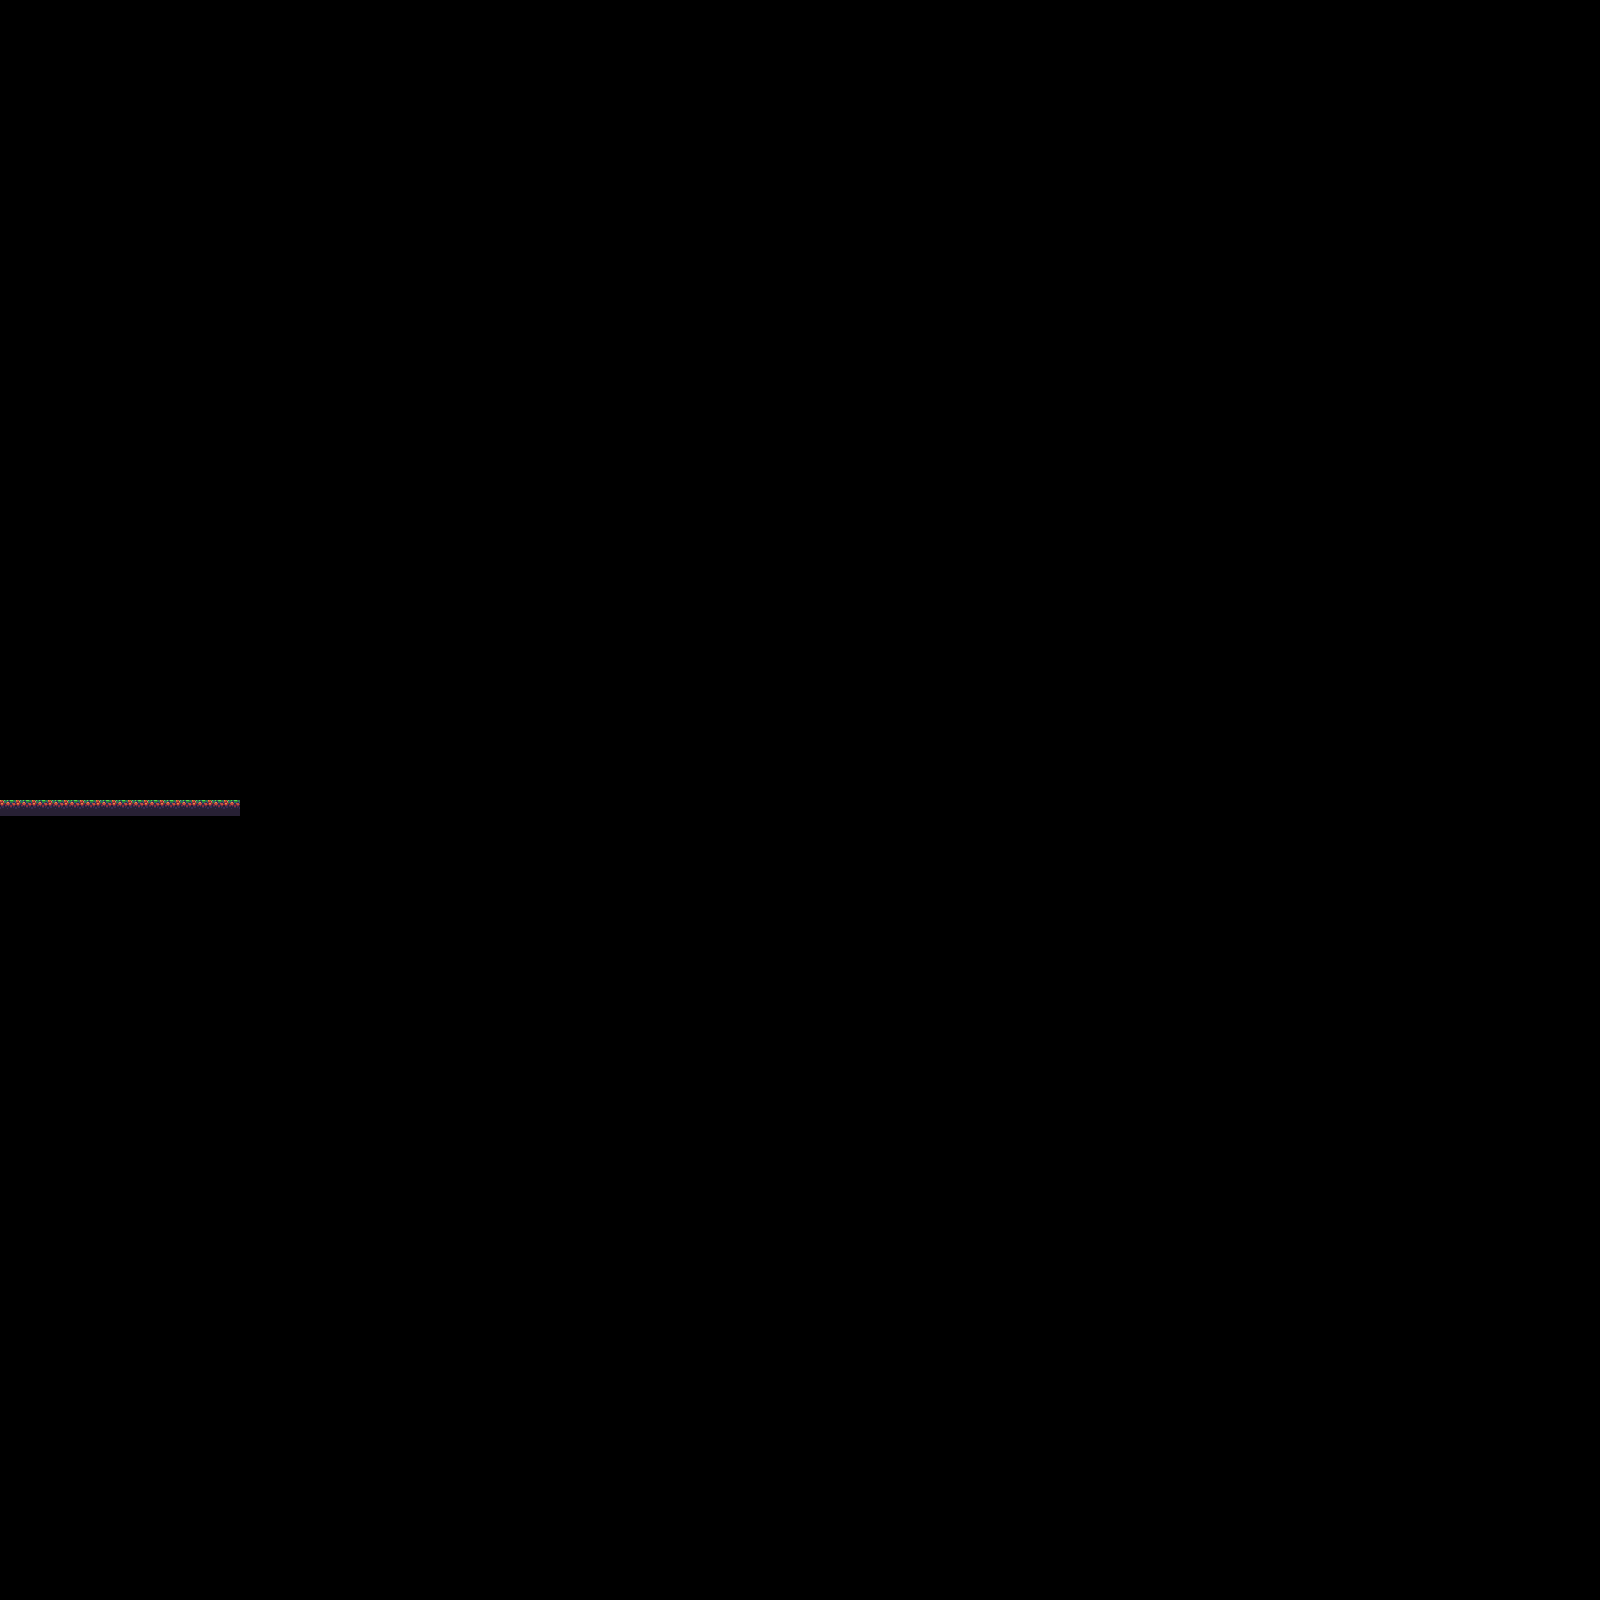

Rendered tile map (Tiled .tmx) drawn with the repository's tilesets; below, a short description and the map source with its tile grids summarised:
An orthogonal 100x100 tile map with 16x16 px tiles, 1 tile layer (Tile Layer 1).

<map version="1.0" tiledversion="2017.09.27" orientation="orthogonal" renderorder="right-down" width="100" height="100" tilewidth="16" tileheight="16" infinite="0" nextobjectid="1">
 <tileset firstgid="1" source="Forest TileSet.tsx" />
 <layer name="Tile Layer 1" width="100" height="100">
  <data>[10000 cells, 15 non-empty, 1 distinct tile ids]</data>
 </layer>
</map>
